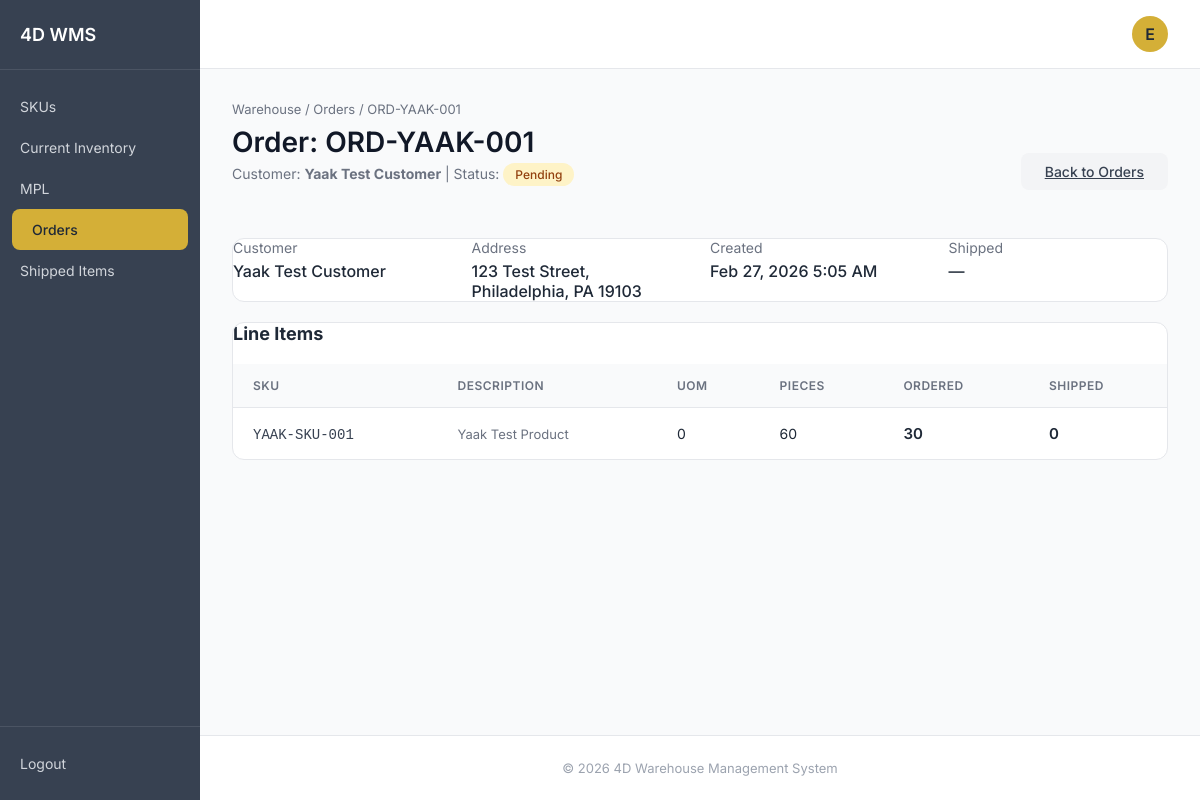
/order-items.php?order_id=2 (signed in), run on the app's committed database.
### tables this page shows
CREATE TABLE `orders` (
  `id` int(11) NOT NULL,
  `order_number` varchar(100) NOT NULL,
  `customer_name` varchar(255) DEFAULT NULL,
  `total_items` int(11) DEFAULT '0',
  `address` text,
  `time_created` timestamp NOT NULL DEFAULT CURRENT_TIMESTAMP,
  `time_shipped` timestamp NULL DEFAULT NULL,
  `status` enum('pending','processing','shipped','cancelled') DEFAULT 'pending'
);

CREATE TABLE `order_items` (
  `id` int(11) NOT NULL,
  `order_id` int(11) NOT NULL,
  `sku` varchar(50) NOT NULL,
  `ordered` int(11) DEFAULT '0',
  `shipped` int(11) DEFAULT '0',
  `created_at` timestamp NOT NULL DEFAULT CURRENT_TIMESTAMP
);

CREATE TABLE `sku` (
  `id` int(11) NOT NULL,
  `ficha` int(11) DEFAULT NULL,
  `sku` varchar(50) NOT NULL,
  `description` text,
  `uom` varchar(20) DEFAULT NULL,
  `pieces` int(11) DEFAULT NULL,
  `length` varchar(50) DEFAULT NULL,
  `width` varchar(50) DEFAULT NULL,
  `height` varchar(50) DEFAULT NULL,
  `weight` decimal(10,2) DEFAULT NULL
);

### order-items.php (the view, shortened to what this page needs)
<?php
require_once 'db_connect.php';
$username = $_SESSION['username'] ?? 'U';
$order_id = isset($_GET['order_id']) ? (int)$_GET['order_id'] : 0;
$order_result = $mysqli->query("SELECT * FROM orders WHERE id = $order_id");
$order = $order_result ? $order_result->fetch_assoc() : null;
$items_result = $mysqli->query("
    SELECT oi.*, s.description, s.uom, s.pieces
    FROM order_items oi
    LEFT JOIN sku s ON oi.sku = s.sku
    WHERE oi.order_id = $order_id
    ORDER BY oi.id ASC
");
$items = $items_result ? $items_result->fetch_all(MYSQLI_ASSOC) : [];
?>
<!DOCTYPE html>
<html lang="en">
<head>
    <link rel="stylesheet" href="styles.css">
</head>
<body>
    <div class="sidebar">
        <div class="logo">4D WMS</div>
        <nav class="nav">
            <a href="index.php" class="nav-item"><p>SKUs</p></a>
            <a href="inventory.php" class="nav-item"><p>Current Inventory</p></a>
            <a href="mpl.php" class="nav-item"><p>MPL</p></a>
            <a href="orders.php" class="nav-item active"><p>Orders</p></a>
            <a href="shipped.php" class="nav-item"><p>Shipped Items</p></a>
        </nav>
        <div class="logout">
            <a href="logout.php" class="logout-btn">
                <p>Logout</p>
            </a>
        </div>
    </div>
    <div class="main-content">
        <header class="header">
            <div class="header-right">
                <div class="user-avatar"><?= strtoupper(substr($username, 0, 1)) ?></div>
            </div>
        </header>
        <main class="content">
            <div class="breadcrumb">
                <a href="orders.php" style="color: #6B7280; text-decoration: none;">Warehouse / Orders</a>
                / <?= htmlspecialchars($order['order_number']) ?>
            </div>
            <div style="display: flex; justify-content: space-between; align-items: center; margin-bottom: 20px;">
                <div>
                    <h1 class="page-title">Order: <?= htmlspecialchars($order['order_number']) ?></h1>
                    <p class="page-subtitle">
                        Customer: <strong><?= htmlspecialchars($order['customer_name']) ?></strong> |
                        Status: <span class="status-badge <?= $order['status'] === 'shipped' ? 'badge-in-stock' : 'badge-low' ?>">
                            <?= ucfirst($order['status']) ?>
                        </span>
                    </p>
                </div>
                <a href="orders.php" class="btn-secondary">Back to Orders</a>
            </div>
            <div class="card" style="margin-bottom: 20px;">
                <div style="display: grid; grid-template-columns: repeat(4, 1fr); gap: 20px;">
                    <div>
                        <div style="color: #6B7280; font-size: 14px; margin-bottom: 5px;">Customer</div>
                        <div style="font-weight: 500;"><?= htmlspecialchars($order['customer_name']) ?></div>
                    </div>
                    <div>
                        <div style="color: #6B7280; font-size: 14px; margin-bottom: 5px;">Address</div>
                        <div style="font-weight: 500;"><?= htmlspecialchars($order['address'] ?: '—') ?></div>
                    </div>
                    <div>
                        <div style="color: #6B7280; font-size: 14px; margin-bottom: 5px;">Created</div>
                        <div style="font-weight: 500;"><?= date('M d, Y g:i A', strtotime($order['time_created'])) ?></div>
                    </div>
                    <div>
                        <div style="color: #6B7280; font-size: 14px; margin-bottom: 5px;">Shipped</div>
                        <div style="font-weight: 500;"><?= $order['time_shipped'] ? date('M d, Y g:i A', strtotime($order['time_shipped'])) : '—' ?></div>
                    </div>
                </div>
            </div>
            <div class="card">
                <h3 style="margin: 0 0 20px 0; font-size: 18px;">Line Items</h3>
                <table class="table">
                    <thead>
                        <tr>
                            <th>SKU</th>
                            <th>Description</th>
                            <th>UOM</th>
                            <th>Pieces</th>
                            <th>Ordered</th>
                            <th>Shipped</th>
                        </tr>
                    </thead>
                    <tbody>
                        <?php if (empty($items)): ?>
                        <tr>
                            <td colspan="6" style="text-align:center; padding: 40px; color: #9CA3AF;">
                                No items found for this order
                            </td>
                        </tr>
                        <?php else: ?>
                        <?php foreach ($items as $item): ?>
                        <tr>
                            <td><span class="sku-id"><?= htmlspecialchars($item['sku']) ?></span></td>
                            <td><span class="description"><?= htmlspecialchars($item['description'] ?? '—') ?></span></td>
                            <td><?= htmlspecialchars($item['uom'] ?? '—') ?></td>
                            <td><?= htmlspecialchars($item['pieces'] ?? '—') ?></td>
                            <td><span class="qty"><?= number_format($item['ordered']) ?></span></td>
                            <td><span class="qty"><?= number_format($item['shipped']) ?></span></td>
                        </tr>
                        <?php endforeach; ?>
                        <?php endif; ?>
                    </tbody>
                </table>
            </div>
        </main>
        <footer class="footer">© 2026 4D Warehouse Management System</footer>
    </div>
</body>
</html>

### styles.css (style rules this page uses)
html { --bg: #F9FAFB; --sidebarbg: #374151; --white: #FFFFFF; --white2: #D1D5DB; --bluegray: #374151; --darkblue: #1F2937; --yellow: #D4AF37; }
* { margin: 0; padding: 0; box-sizing: border-box; }
body { font-family: 'Inter', sans-serif; background: var(--bg); color: var(--darkblue); display: flex; min-height: 100vh; }
.sidebar { width: 200px; background: var(--sidebarbg); color: var(--white); padding: 0; display: flex; flex-direction: column; position: fixed; height: 100vh; overflow-y: auto; }
.logo { padding: 24px 20px; font-size: 18px; font-weight: 600; border-bottom: 1px solid rgba(255, 255, 255, 0.1); }
.nav { flex: 1; padding: 16px 0; }
.nav-item { display: flex; align-items: center; gap: 12px; padding: 12px 20px; color: var(--white2); text-decoration: none; font-size: 14px; transition: all 0.2s; cursor: pointer; }
.nav-item.active { background: var(--yellow); color: var(--darkblue); font-weight: 500; border-radius: 8px; margin: 0 12px; }
.logout { padding: 20px; border-top: 1px solid rgba(255, 255, 255, 0.1); }
.logout-btn { display: flex; align-items: center; gap: 8px; color: var(--white2); text-decoration: none; font-size: 14px; padding: 8px 0; }
.main-content { margin-left: 200px; flex: 1; display: flex; flex-direction: column; }
.header { background: var(--white); padding: 16px 32px; display: flex; justify-content: space-between; align-items: center; border-bottom: 1px solid #E5E7EB; }
.header-right { display: flex; align-items: center; gap: 16px; }
.user-avatar { width: 36px; height: 36px; border-radius: 50%; background: var(--yellow); display: flex; align-items: center; justify-content: center; font-weight: 600; color: var(--darkblue); }
.content { padding: 32px; flex: 1; }
.breadcrumb { font-size: 13px; color: #6B7280; margin-bottom: 8px; }
.page-title { font-size: 28px; font-weight: 600; color: #111827; margin-bottom: 4px; }
.page-subtitle { font-size: 14px; color: #6B7280; margin-bottom: 32px; }
.card { background: #FFFFFF; border-radius: 12px; border: 1px solid #E5E7EB; overflow: hidden; }
.table { width: 100%; border-collapse: collapse; }
.table thead { background: #F9FAFB; }
.table th { padding: 14px 20px; text-align: left; font-size: 12px; font-weight: 600; color: #6B7280; text-transform: uppercase; letter-spacing: 0.5px; border-bottom: 1px solid #E5E7EB; }
.table td { padding: 16px 20px; font-size: 14px; color: #1F2937; border-bottom: 1px solid #F3F4F6; }
.table tbody tr:last-child td { border-bottom: none; }
.sku-id { font-family: 'Courier New', monospace; font-weight: 500; color: #374151; }
.description { color: #6B7280; font-size: 13px; max-width: 400px; }
.footer { text-align: center; padding: 24px; color: #9CA3AF; font-size: 13px; border-top: 1px solid #E5E7EB; background: #FFFFFF; }
.btn-secondary { padding: 10px 24px; background: #F3F4F6; color: #374151; border: none; border-radius: 8px; font-size: 14px; font-weight: 500; cursor: pointer; }
.status-badge { display: inline-block; padding: 4px 12px; border-radius: 12px; font-size: 12px; font-weight: 500; }
.badge-low { background: #FEF3C7; color: #92400E; }
.qty { font-weight: 600; font-size: 15px; }

### data on the page
orders: order_number "ORD-YAAK-001", customer_name "Yaak Test Customer", status "Pending", address "123 Test Street, Philadelphia, PA 19103", time_created "Feb 27, 2026 5:05 AM"
order_items: sku "YAAK-SKU-001", sku.description "Yaak Test Product", sku.uom "0", sku.pieces "60", ordered "30", shipped "0"

### other printed values
substr($username, 0, 1) "E"
